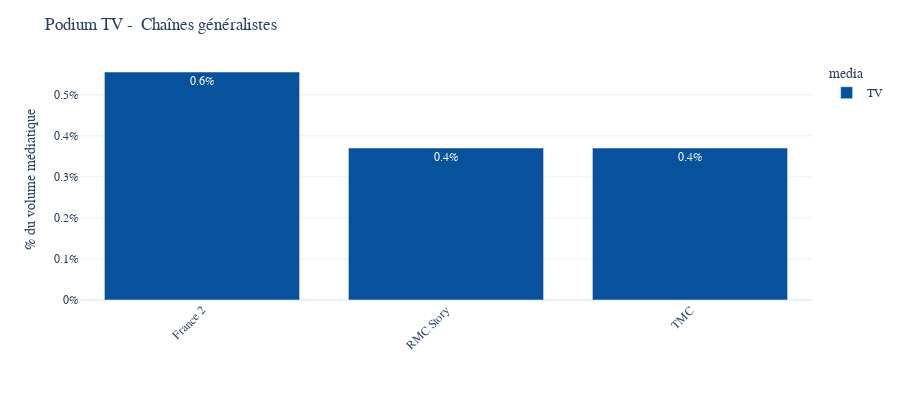

This figure's notebook cell:
### Code cell
# Multiplier for one channel = n_mentions * 2 min / (60 minutes * 18h * n_days)
multiplier = 2 / (1 * 60 * 18 * 1)

fig = show_mentions_by_channel(data,list_of_channels=top_channels_tv_gen,n = 3,
                               method = multiplier,height = 400,text_auto = ".1%")
fig.update_layout(yaxis_tickformat='0%',
                  title = "Podium TV -  Chaînes généralistes",
                  font_family="Poppins",yaxis_title="% du volume médiatique",xaxis_title = "")
fig.update_traces(marker_color=COLOR_TV)
fig

### Figure 1 — Plotly figure (JSON) as saved in the notebook; plotly's stock layout.template omitted (floating-point values rounded to 4 significant figures)
{"data": [{"alignmentgroup": "True", "hovertemplate": "media=TV<br>channel_name=%{x}<br>count=%{y}<extra></extra>", "legendgroup": "TV", "marker": {"color": "#08519c", "pattern": {"shape": ""}}, "name": "TV", "offsetgroup": "TV", "orientation": "v", "showlegend": true, "textposition": "auto", "texttemplate": "%{y:.1%}", "type": "bar", "x": ["France 2", "RMC Story", "TMC"], "xaxis": "x", "y": [0.005556, 0.003704, 0.003704], "yaxis": "y"}], "layout": {"barmode": "relative", "font": {"family": "Poppins"}, "height": 400, "legend": {"title": {"text": "media"}, "tracegroupgap": 0}, "margin": {"b": 100, "t": 60}, "title": {"text": "Podium TV -  Chaînes généralistes"}, "xaxis": {"anchor": "y", "categoryarray": ["France 2", "RMC Story", "TMC"], "categoryorder": "array", "domain": [0, 1], "tickangle": -45, "title": {"text": ""}}, "yaxis": {"anchor": "x", "domain": [0, 1], "tickformat": "0%", "title": {"text": "% du volume médiatique"}}}}
